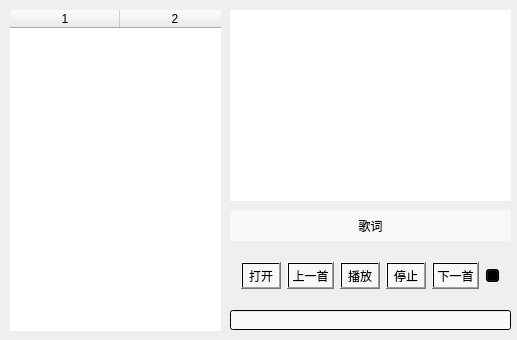
<?xml version="1.0" encoding="UTF-8"?>
<ui version="4.0">
 <class>SimpleMusic</class>
 <widget class="QMainWindow" name="SimpleMusic">
  <property name="geometry">
   <rect>
    <x>0</x>
    <y>0</y>
    <width>517</width>
    <height>340</height>
   </rect>
  </property>
  <property name="minimumSize">
   <size>
    <width>517</width>
    <height>340</height>
   </size>
  </property>
  <property name="maximumSize">
   <size>
    <width>517</width>
    <height>340</height>
   </size>
  </property>
  <property name="acceptDrops">
   <bool>false</bool>
  </property>
  <property name="windowTitle">
   <string>SimpleMusic</string>
  </property>
  <property name="windowIcon">
   <iconset resource="simplemusic.qrc">
    <normaloff>:/image/image/icon.png</normaloff>:/image/image/icon.png</iconset>
  </property>
  <property name="windowOpacity">
   <double>1.000000000000000</double>
  </property>
  <property name="autoFillBackground">
   <bool>false</bool>
  </property>
  <property name="styleSheet">
   <string notr="true"/>
  </property>
  <widget class="QWidget" name="centralWidget">
   <widget class="QTableWidget" name="tableWidget">
    <property name="geometry">
     <rect>
      <x>10</x>
      <y>10</y>
      <width>211</width>
      <height>321</height>
     </rect>
    </property>
    <property name="sizePolicy">
     <sizepolicy hsizetype="Fixed" vsizetype="Expanding">
      <horstretch>0</horstretch>
      <verstretch>0</verstretch>
     </sizepolicy>
    </property>
    <property name="palette">
     <palette>
      <active/>
      <inactive/>
      <disabled/>
     </palette>
    </property>
    <property name="autoFillBackground">
     <bool>true</bool>
    </property>
    <property name="styleSheet">
     <string notr="true">background-image: url(:/image/image/list.png);</string>
    </property>
    <property name="frameShape">
     <enum>QFrame::NoFrame</enum>
    </property>
    <property name="frameShadow">
     <enum>QFrame::Plain</enum>
    </property>
    <property name="lineWidth">
     <number>1</number>
    </property>
    <property name="horizontalScrollBarPolicy">
     <enum>Qt::ScrollBarAlwaysOff</enum>
    </property>
    <property name="autoScroll">
     <bool>true</bool>
    </property>
    <property name="showGrid">
     <bool>false</bool>
    </property>
    <property name="columnCount">
     <number>2</number>
    </property>
    <attribute name="horizontalHeaderCascadingSectionResizes">
     <bool>true</bool>
    </attribute>
    <attribute name="horizontalHeaderDefaultSectionSize">
     <number>110</number>
    </attribute>
    <attribute name="verticalHeaderVisible">
     <bool>false</bool>
    </attribute>
    <column/>
    <column/>
   </widget>
   <widget class="QGraphicsView" name="graphicsView">
    <property name="geometry">
     <rect>
      <x>230</x>
      <y>10</y>
      <width>281</width>
      <height>191</height>
     </rect>
    </property>
    <property name="autoFillBackground">
     <bool>true</bool>
    </property>
    <property name="styleSheet">
     <string notr="true">background-image: url(:/image/image/column.png);</string>
    </property>
    <property name="frameShape">
     <enum>QFrame::NoFrame</enum>
    </property>
   </widget>
   <widget class="QWidget" name="horizontalLayoutWidget">
    <property name="geometry">
     <rect>
      <x>230</x>
      <y>250</y>
      <width>281</width>
      <height>51</height>
     </rect>
    </property>
    <layout class="QHBoxLayout" name="horizontalLayout">
     <property name="spacing">
      <number>6</number>
     </property>
     <item>
      <widget class="QToolButton" name="toolButton_Open">
       <property name="autoFillBackground">
        <bool>false</bool>
       </property>
       <property name="styleSheet">
        <string notr="true">background-color: qlineargradient(spread:pad, x1:0, y1:0, x2:0, y2:0, stop:0 rgba(255, 255, 255, 140), stop:1 rgba(255, 255, 255, 255))</string>
       </property>
       <property name="text">
        <string>打开</string>
       </property>
       <property name="icon">
        <iconset resource="simplemusic.qrc">
         <normaloff>:/image/image/open.png</normaloff>:/image/image/open.png</iconset>
       </property>
       <property name="iconSize">
        <size>
         <width>25</width>
         <height>25</height>
        </size>
       </property>
       <property name="popupMode">
        <enum>QToolButton::DelayedPopup</enum>
       </property>
      </widget>
     </item>
     <item>
      <widget class="QToolButton" name="toolButton_Last">
       <property name="styleSheet">
        <string notr="true">background-color: qlineargradient(spread:pad, x1:0, y1:0, x2:0, y2:0, stop:0 rgba(255, 255, 255, 140), stop:1 rgba(255, 255, 255, 255))</string>
       </property>
       <property name="text">
        <string>上一首</string>
       </property>
       <property name="icon">
        <iconset resource="simplemusic.qrc">
         <normaloff>:/image/image/pre.png</normaloff>:/image/image/pre.png</iconset>
       </property>
       <property name="iconSize">
        <size>
         <width>25</width>
         <height>25</height>
        </size>
       </property>
      </widget>
     </item>
     <item>
      <widget class="QToolButton" name="toolButton_Play">
       <property name="styleSheet">
        <string notr="true">background-color: qlineargradient(spread:pad, x1:0, y1:0, x2:0, y2:0, stop:0 rgba(255, 255, 255, 140), stop:1 rgba(255, 255, 255, 255))</string>
       </property>
       <property name="text">
        <string>播放</string>
       </property>
       <property name="icon">
        <iconset resource="simplemusic.qrc">
         <normaloff>:/image/image/play.png</normaloff>:/image/image/play.png</iconset>
       </property>
       <property name="iconSize">
        <size>
         <width>25</width>
         <height>25</height>
        </size>
       </property>
      </widget>
     </item>
     <item>
      <widget class="QToolButton" name="toolButton_Stop">
       <property name="styleSheet">
        <string notr="true">background-color: qlineargradient(spread:pad, x1:0, y1:0, x2:0, y2:0, stop:0 rgba(255, 255, 255, 140), stop:1 rgba(255, 255, 255, 255))</string>
       </property>
       <property name="text">
        <string>停止</string>
       </property>
       <property name="icon">
        <iconset resource="simplemusic.qrc">
         <normaloff>:/image/image/stop.png</normaloff>:/image/image/stop.png</iconset>
       </property>
       <property name="iconSize">
        <size>
         <width>25</width>
         <height>25</height>
        </size>
       </property>
      </widget>
     </item>
     <item>
      <widget class="QToolButton" name="toolButton_Next">
       <property name="styleSheet">
        <string notr="true">background-color: qlineargradient(spread:pad, x1:0, y1:0, x2:0, y2:0, stop:0 rgba(255, 255, 255, 140), stop:1 rgba(255, 255, 255, 255))</string>
       </property>
       <property name="text">
        <string>下一首</string>
       </property>
       <property name="icon">
        <iconset resource="simplemusic.qrc">
         <normaloff>:/image/image/next.png</normaloff>:/image/image/next.png</iconset>
       </property>
       <property name="iconSize">
        <size>
         <width>25</width>
         <height>25</height>
        </size>
       </property>
      </widget>
     </item>
     <item>
      <widget class="QSlider" name="slider_volume">
       <property name="styleSheet">
        <string notr="true">background-color: qlineargradient(spread:pad, x1:0, y1:0, x2:0, y2:0, stop:0 rgba(255, 255, 255, 140), stop:1 rgba(255, 255, 255, 255))</string>
       </property>
       <property name="maximum">
        <number>500</number>
       </property>
       <property name="singleStep">
        <number>5</number>
       </property>
       <property name="orientation">
        <enum>Qt::Horizontal</enum>
       </property>
       <property name="tickPosition">
        <enum>QSlider::NoTicks</enum>
       </property>
      </widget>
     </item>
    </layout>
   </widget>
   <widget class="QLabel" name="label">
    <property name="geometry">
     <rect>
      <x>230</x>
      <y>210</y>
      <width>281</width>
      <height>31</height>
     </rect>
    </property>
    <property name="styleSheet">
     <string notr="true">background-color: qlineargradient(spread:pad, x1:0, y1:0, x2:0, y2:0, stop:0 rgba(255, 255, 255, 140), stop:1 rgba(255, 255, 255, 255))</string>
    </property>
    <property name="frameShape">
     <enum>QFrame::NoFrame</enum>
    </property>
    <property name="text">
     <string>歌词</string>
    </property>
    <property name="textFormat">
     <enum>Qt::AutoText</enum>
    </property>
    <property name="alignment">
     <set>Qt::AlignCenter</set>
    </property>
   </widget>
   <widget class="QProgressBar" name="progressBar">
    <property name="geometry">
     <rect>
      <x>230</x>
      <y>310</y>
      <width>281</width>
      <height>20</height>
     </rect>
    </property>
    <property name="autoFillBackground">
     <bool>true</bool>
    </property>
    <property name="styleSheet">
     <string notr="true">background-color: qlineargradient(spread:pad, x1:0, y1:0, x2:0, y2:0, stop:0 rgba(255, 255, 255, 140), stop:1 rgba(255, 255, 255, 255))</string>
    </property>
    <property name="value">
     <number>0</number>
    </property>
    <property name="textVisible">
     <bool>false</bool>
    </property>
   </widget>
  </widget>
 </widget>
 <layoutdefault spacing="6" margin="11"/>
 <resources>
  <include location="simplemusic.qrc"/>
 </resources>
 <connections/>
</ui>
